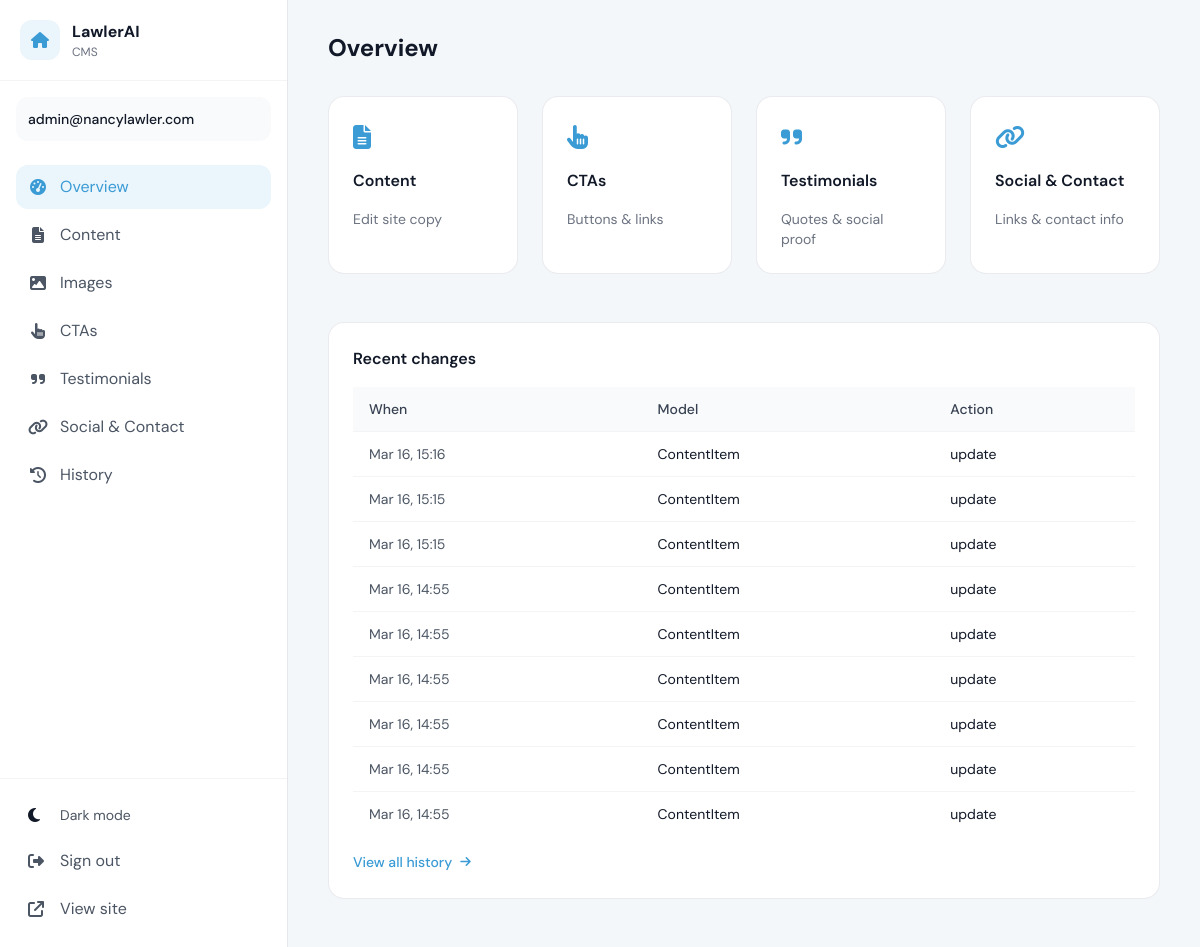
The page /dashboard/ (signed in) on the database its author committed.
### dashboard/models.py (models this page shows)
class ChangeHistory(models.Model):
    model_name = models.CharField(max_length=100)
    object_id = models.CharField(max_length=100, blank=True)
    action = models.CharField(max_length=50)
    changes = models.JSONField(default=dict)
    created_at = models.DateTimeField(auto_now_add=True)
    user = models.ForeignKey(
        settings.AUTH_USER_MODEL,
        on_delete=models.SET_NULL,
        null=True,
    )
    class Meta:
        ordering = ["-created_at"]

### dashboard/views.py (the view)
# urls.py: path("", views.dashboard_home, name="dashboard_home"),
@login_required(login_url="/dashboard/login/")
def dashboard_home(request):
    recent = ChangeHistory.objects.all()[:15]
    return render(request, "dashboard/home.html", {"recent_changes": recent})

### dashboard/context_processors.py (called while the page is built)
def dashboard_content(request):
    from .utils import get_content_dict
    return {
        "site_content": get_content_dict(request),
        "preview_mode": request.session.get("preview_mode", False) if hasattr(request, "session") else False,
    }

### dashboard/utils.py (called while the page is built)
def get_content_dict(request=None):
    result = dict(DEFAULT_CONTENT)
    for c in ContentItem.objects.all():
        result[c.key] = c.value or result.get(c.key, "")
    preview_ok = (
        request
        and getattr(request.session, "get", lambda k: False)("preview_mode", False)
        and getattr(request.user, "is_staff", False)
    )
    if preview_ok:
        for d in PreviewDraft.objects.all().order_by("key", "-created_at"):
            result[d.key] = d.value or result.get(d.key, "")
    return result

### dashboard/templates/dashboard/home.html (shortened to what this page needs)
{% extends "dashboard/base.html" %}
{% block content %}
<div class="max-w-[1600px] mx-auto">
  <h1 class="text-2xl font-bold text-gray-900 dark:text-white mb-8">Overview</h1>
  <div class="grid grid-cols-1 md:grid-cols-2 lg:grid-cols-4 gap-6 mb-12">
    <a href="{% url 'dashboard_content' %}" class="group flex flex-col gap-4 p-6 rounded-2xl bg-white dark:bg-gray-800 border border-gray-200/80 dark:border-gray-700/80 hover:border-blue-brand/40 hover:shadow-lg transition-all">
      <i class="fa-solid fa-file-lines text-2xl text-blue-brand"></i>
      <span class="font-semibold text-gray-900 dark:text-white">Content</span>
      <span class="text-sm text-gray-500 dark:text-gray-400">Edit site copy</span>
    </a>
    <a href="{% url 'dashboard_ctas' %}" class="group flex flex-col gap-4 p-6 rounded-2xl bg-white dark:bg-gray-800 border border-gray-200/80 dark:border-gray-700/80 hover:border-blue-brand/40 hover:shadow-lg transition-all">
      <i class="fa-solid fa-hand-pointer text-2xl text-blue-brand"></i>
      <span class="font-semibold text-gray-900 dark:text-white">CTAs</span>
      <span class="text-sm text-gray-500 dark:text-gray-400">Buttons & links</span>
    </a>
    <a href="{% url 'dashboard_testimonials' %}" class="group flex flex-col gap-4 p-6 rounded-2xl bg-white dark:bg-gray-800 border border-gray-200/80 dark:border-gray-700/80 hover:border-blue-brand/40 hover:shadow-lg transition-all">
      <i class="fa-solid fa-quote-right text-2xl text-blue-brand"></i>
      <span class="font-semibold text-gray-900 dark:text-white">Testimonials</span>
      <span class="text-sm text-gray-500 dark:text-gray-400">Quotes & social proof</span>
    </a>
    <a href="{% url 'dashboard_social' %}" class="group flex flex-col gap-4 p-6 rounded-2xl bg-white dark:bg-gray-800 border border-gray-200/80 dark:border-gray-700/80 hover:border-blue-brand/40 hover:shadow-lg transition-all">
      <i class="fa-solid fa-link text-2xl text-blue-brand"></i>
      <span class="font-semibold text-gray-900 dark:text-white">Social & Contact</span>
      <span class="text-sm text-gray-500 dark:text-gray-400">Links & contact info</span>
    </a>
  </div>
  <div class="bg-white dark:bg-gray-800 rounded-2xl border border-gray-200/80 dark:border-gray-700/80 p-6">
    <h2 class="font-semibold text-gray-900 dark:text-white mb-4">Recent changes</h2>
    {% if recent_changes %}
    <div class="overflow-x-auto">
      <table class="w-full text-sm">
        <thead class="bg-gray-50 dark:bg-gray-700/50">
          <tr>
            <th class="px-4 py-3 text-left font-medium text-gray-700 dark:text-gray-300">When</th>
            <th class="px-4 py-3 text-left font-medium text-gray-700 dark:text-gray-300">Model</th>
            <th class="px-4 py-3 text-left font-medium text-gray-700 dark:text-gray-300">Action</th>
          </tr>
        </thead>
        <tbody>
          {% for h in recent_changes %}
          <tr class="border-t border-gray-100 dark:border-gray-700">
            <td class="px-4 py-3 text-gray-600 dark:text-gray-400">{{ h.created_at|date:"M d, H:i" }}</td>
            <td class="px-4 py-3">{{ h.model_name }}</td>
            <td class="px-4 py-3">{{ h.action }}</td>
          </tr>
          {% endfor %}
        </tbody>
      </table>
    </div>
    <a href="{% url 'dashboard_history' %}" class="inline-flex items-center gap-2 mt-4 text-sm font-medium text-blue-brand hover:underline">View all history <i class="fa-solid fa-arrow-right text-xs"></i></a>
    {% else %}
    <p class="text-gray-500 dark:text-gray-400">No changes yet.</p>
    {% endif %}
  </div>
</div>
{% endblock %}

### dashboard/templates/dashboard/base.html (shortened to what this page needs)
<!DOCTYPE html>
<html lang="en" class="scroll-smooth">
<head>
  <script src="https://cdn.tailwindcss.com"></script>
  <link rel="stylesheet" href="https://cdnjs.cloudflare.com/ajax/libs/font-awesome/6.5.0/css/all.min.css"/>
</head>
<body class="bg-mist dark:bg-gray-900 text-gray-900 dark:text-gray-100 antialiased min-h-screen">
  <aside id="sidebar" class="fixed top-0 right-0 h-full w-72 bg-white dark:bg-gray-800 border-l border-gray-200 dark:border-gray-700 z-50 flex flex-col md:right-auto md:left-0 md:border-r md:border-l-0 translate-x-full md:translate-x-0 transition-transform duration-300 shadow-xl md:shadow-none">
    <div class="p-5 border-b border-gray-100 dark:border-gray-700">
      <div class="flex items-center gap-3">
        <div class="w-10 h-10 rounded-xl bg-blue-pale dark:bg-blue-brand/20 flex items-center justify-center">
          <i class="fa-solid fa-house text-blue-brand"></i>
        </div>
        <div>
          <span class="font-bold text-gray-900 dark:text-white">LawlerAI</span>
          <span class="block text-xs text-gray-500 dark:text-gray-400">CMS</span>
        </div>
      </div>
    </div>
    <div class="mx-4 mt-4 p-3 rounded-xl bg-gray-50 dark:bg-gray-700/50">
      <span class="text-sm font-medium truncate block">{{ user.email|default:user.username }}</span>
    </div>
    <nav class="flex-1 overflow-y-auto p-4 space-y-1 mt-2">
      <a href="{% url 'dashboard_home' %}" class="flex items-center gap-3 px-3 py-2.5 rounded-xl transition-colors {% if request.resolver_match.url_name == 'dashboard_home' %}bg-blue-pale text-blue-brand{% else %}text-gray-600 dark:text-gray-400 hover:bg-gray-100 dark:hover:bg-gray-700/50{% endif %}">
        <i class="fa-solid fa-gauge-high w-5 text-center"></i>
        <span>Overview</span>
      </a>
      <a href="{% url 'dashboard_content' %}" class="flex items-center gap-3 px-3 py-2.5 rounded-xl transition-colors {% if request.resolver_match.url_name == 'dashboard_content' %}bg-blue-pale text-blue-brand{% else %}text-gray-600 dark:text-gray-400 hover:bg-gray-100 dark:hover:bg-gray-700/50{% endif %}">
        <i class="fa-solid fa-file-lines w-5 text-center"></i>
        <span>Content</span>
      </a>
      <a href="{% url 'dashboard_images' %}" class="flex items-center gap-3 px-3 py-2.5 rounded-xl transition-colors {% if request.resolver_match.url_name == 'dashboard_images' %}bg-blue-pale text-blue-brand{% else %}text-gray-600 dark:text-gray-400 hover:bg-gray-100 dark:hover:bg-gray-700/50{% endif %}">
        <i class="fa-solid fa-image w-5 text-center"></i>
        <span>Images</span>
      </a>
      <a href="{% url 'dashboard_ctas' %}" class="flex items-center gap-3 px-3 py-2.5 rounded-xl transition-colors {% if 'cta' in request.resolver_match.url_name %}bg-blue-pale text-blue-brand{% else %}text-gray-600 dark:text-gray-400 hover:bg-gray-100 dark:hover:bg-gray-700/50{% endif %}">
        <i class="fa-solid fa-hand-pointer w-5 text-center"></i>
        <span>CTAs</span>
      </a>
      <a href="{% url 'dashboard_testimonials' %}" class="flex items-center gap-3 px-3 py-2.5 rounded-xl transition-colors {% if 'testimonial' in request.resolver_match.url_name %}bg-blue-pale text-blue-brand{% else %}text-gray-600 dark:text-gray-400 hover:bg-gray-100 dark:hover:bg-gray-700/50{% endif %}">
        <i class="fa-solid fa-quote-right w-5 text-center"></i>
        <span>Testimonials</span>
      </a>
      <a href="{% url 'dashboard_social' %}" class="flex items-center gap-3 px-3 py-2.5 rounded-xl transition-colors {% if request.resolver_match.url_name == 'dashboard_social' %}bg-blue-pale text-blue-brand{% else %}text-gray-600 dark:text-gray-400 hover:bg-gray-100 dark:hover:bg-gray-700/50{% endif %}">
        <i class="fa-solid fa-link w-5 text-center"></i>
        <span>Social & Contact</span>
      </a>
      <a href="{% url 'dashboard_history' %}" class="flex items-center gap-3 px-3 py-2.5 rounded-xl transition-colors {% if request.resolver_match.url_name == 'dashboard_history' %}bg-blue-pale text-blue-brand{% else %}text-gray-600 dark:text-gray-400 hover:bg-gray-100 dark:hover:bg-gray-700/50{% endif %}">
        <i class="fa-solid fa-clock-rotate-left w-5 text-center"></i>
        <span>History</span>
      </a>
    </nav>
    <div class="p-4 border-t border-gray-100 dark:border-gray-700 space-y-1">
      <button id="theme-toggle" class="flex items-center gap-3 px-3 py-2.5 rounded-xl w-full text-left hover:bg-gray-100 dark:hover:bg-gray-700/50">
        <i class="fa-solid fa-moon dark:hidden w-5"></i>
        <span class="text-sm text-gray-600 dark:text-gray-400">Dark mode</span>
      </button>
      <a href="{% url 'dashboard_logout' %}" class="flex items-center gap-3 px-3 py-2.5 rounded-xl text-gray-600 dark:text-gray-400 hover:bg-red-50 dark:hover:bg-red-900/20 hover:text-red-600">
        <i class="fa-solid fa-right-from-bracket w-5"></i>
        <span>Sign out</span>
      </a>
      <a href="{% url 'home' %}" target="_blank" class="flex items-center gap-3 px-3 py-2.5 rounded-xl text-gray-600 dark:text-gray-400 hover:bg-gray-100 dark:hover:bg-gray-700/50 hover:text-blue-brand">
        <i class="fa-solid fa-arrow-up-right-from-square w-5"></i>
        <span>View site</span>
      </a>
    </div>
  </aside>
  <main class="md:ml-72 min-h-screen pt-20 md:pt-8 pb-12 px-4 sm:px-6 lg:px-10">
    {% block content %}{% endblock %}
  </main>
</body>
</html>

### dashboard/templates/dashboard/base.html (style rules this page uses)
body { font-family: 'DM Sans', sans-serif; }

### rows shown on the page
ChangeHistory: created_at "Mar 16, 15:16", model_name "ContentItem", action "update"
ChangeHistory: created_at "Mar 16, 15:15", model_name "ContentItem", action "update"
ChangeHistory: created_at "Mar 16, 15:15", model_name "ContentItem", action "update"
ChangeHistory: created_at "Mar 16, 14:55", model_name "ContentItem", action "update"
ChangeHistory: created_at "Mar 16, 14:55", model_name "ContentItem", action "update"
ChangeHistory: created_at "Mar 16, 14:55", model_name "ContentItem", action "update"
ChangeHistory: created_at "Mar 16, 14:55", model_name "ContentItem", action "update"
ChangeHistory: created_at "Mar 16, 14:55", model_name "ContentItem", action "update"
ChangeHistory: created_at "Mar 16, 14:55", model_name "ContentItem", action "update"

### other values the page prints
{{ user.email|default:user.username }} "admin@nancylawler.com"
